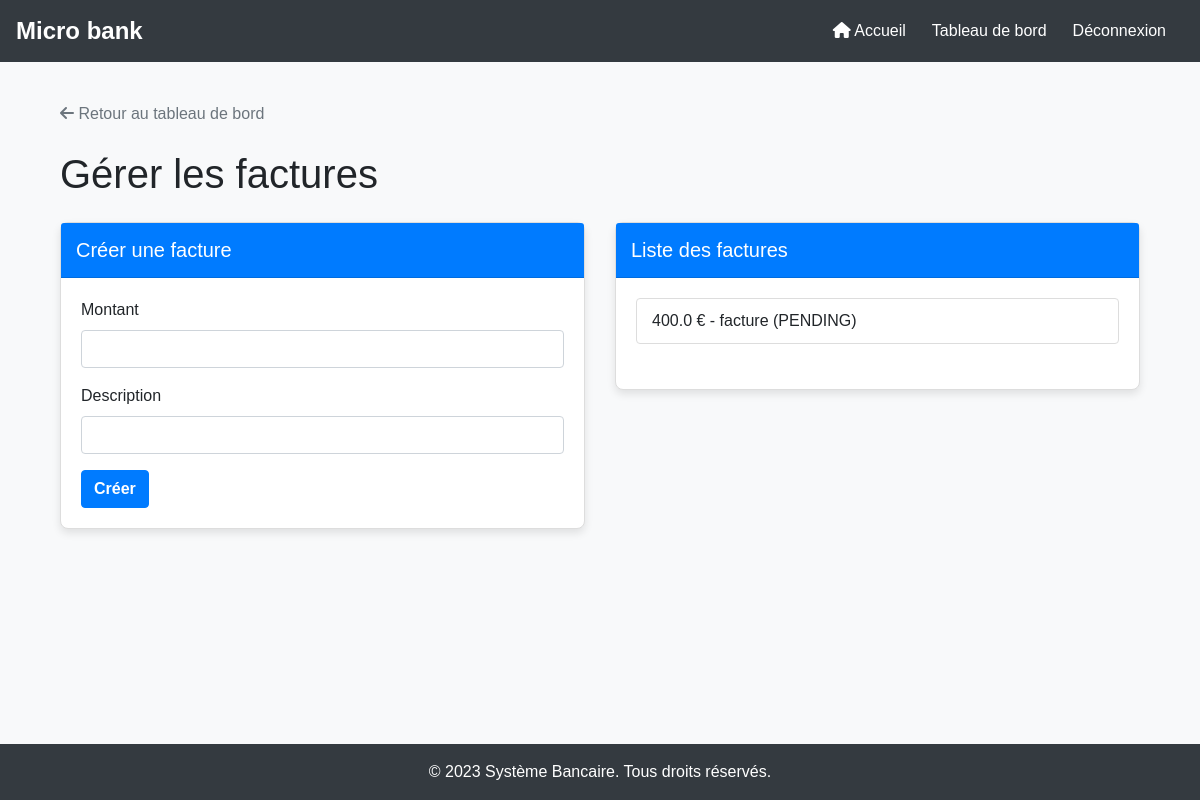
The app's page /invoices (signed in) with its own data.
### tables this page shows
CREATE TABLE invoices (
                id INTEGER PRIMARY KEY AUTOINCREMENT,
                user_id INTEGER,
                amount REAL,
                description TEXT,
                status TEXT NOT NULL CHECK(status IN ('PENDING', 'PAID')),
                FOREIGN KEY (user_id) REFERENCES users (id)
            );

### app.py (the view, shortened to what this page needs)
@app.route('/invoices', methods=['GET', 'POST'])
def invoices():
    user = get_current_user()
    if not user:
        return redirect(url_for('login'))
    with sqlite3.connect(DATABASE) as conn:
        cursor = conn.cursor()
        cursor.execute('SELECT * FROM invoices WHERE user_id = ?', (user[0],))
        invoices = cursor.fetchall()
    return render_template("invoices.html", invoices=invoices)

### app.py (called while the page is built)
def get_current_user():
    if not session.get('user_id'):
        return None
    with sqlite3.connect(DATABASE, timeout=10) as conn:
        cursor = conn.cursor()
        cursor.execute('SELECT * FROM users WHERE id = ?', (session['user_id'],))
        return cursor.fetchone()

### templates/invoices.html (shortened to what this page needs)
{% extends "base.html" %}
{% block content %}
<div class="container">
    <div class="mb-4">
        <a href="{{ url_for('dashboard') }}" class="text-secondary">
            <i class="fas fa-arrow-left"></i> Retour au tableau de bord
        </a>
    </div>
    <h1 class="mt-4">Gérer les factures</h1>
    <div class="row mt-4">
        <div class="col-md-6 mb-3">
            <div class="card">
                <div class="card-header bg-primary text-white">
                    <h5 class="card-title">Créer une facture</h5>
                </div>
                <div class="card-body">
                    <form method="POST">
                        <div class="form-group">
                            <label for="amount">Montant</label>
                            <input type="number" class="form-control" id="amount" name="amount" step="0.01" required>
                        </div>
                        <div class="form-group">
                            <label for="description">Description</label>
                            <input type="text" class="form-control" id="description" name="description" required>
                        </div>
                        <button type="submit" class="btn btn-primary">Créer</button>
                    </form>
                </div>
            </div>
        </div>
        <div class="col-md-6 mb-3">
            <div class="card">
                <div class="card-header bg-primary text-white">
                    <h5 class="card-title">Liste des factures</h5>
                </div>
                <div class="card-body">
                    <ul class="list-group">
                        {% for invoice in invoices %}
                        <li class="list-group-item">
                            {{ invoice[2] }} € - {{ invoice[3] }} ({{ invoice[4] }})
                        </li>
                        {% endfor %}
                    </ul>
                </div>
            </div>
        </div>
    </div>
</div>
{% endblock %}

### static/css/styles.css (style rules this page uses)
html, body { margin: 0; padding: 0; height: 100%; font-family: "Arial", sans-serif; background-color: #f8f9fa; }
body { display: flex; flex-direction: column; min-height: 100vh; }
.card { margin-bottom: 20px; border: 1px solid #ddd; border-radius: 8px; box-shadow: 0 4px 8px rgba(0, 0, 0, 0.1); }
.card-header { background-color: #007bff; color: white; border-radius: 8px 8px 0 0; padding: 15px; }
.card-title { margin-bottom: 0; font-size: 1.25rem; }
.card-body { padding: 20px; }
.btn { margin-right: 5px; border-radius: 4px; font-weight: bold; }
.btn-primary { background-color: #007bff; border-color: #007bff; }
.form-group { margin-bottom: 1rem; }
.form-control { border-radius: 4px; padding: 10px; }
.list-group { margin-bottom: 20px; }
.list-group-item { display: flex; justify-content: space-between; align-items: center; padding: 10px 15px; border: 1px solid #ddd; margin-bottom: 5px; border-radius: 4px; }

### records on screen
invoices: amount "400.0", description "facture", status "PENDING"
